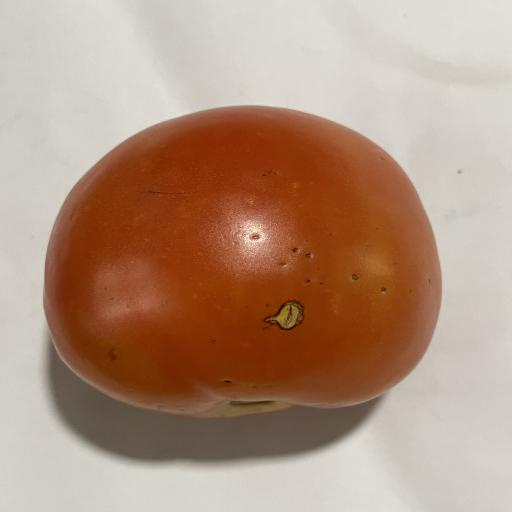
#> input picture tomatovision-ml/dataset/test/images/017BD85B-543D-4ADF-B96B-A2561A878EE1_JPG.rf.c9612bbcc161e32c4c06c350265edf1e.jpg, 512 x 512 px, given in place of media_1787075256134.png, which was not available
$ python test_raw_full.py
#> lines starting #> are read from the running program, lines starting #| are printed output that depends on the picture; pictures that were not available may be replaced by others from this repository, and a replacement may not be noted
import cv2
import numpy as np

def detect_tomatoes_perfect_agro(img_bgr):
    h, w = img_bgr.shape[:2]
    img_area = float(w * h)

    hsv = cv2.cvtColor(img_bgr, cv2.COLOR_BGR2HSV)
    h_chan, s_chan, v_chan = hsv[:, :, 0], hsv[:, :, 1], hsv[:, :, 2]

    # Red & Orange Seeds (Strictly anchor Tomato Heaps, 0% overlap with chilies, radishes, potatoes, sand)
    red_seeds = (
        ((h_chan <= 13) | (h_chan >= 165)) & (s_chan > 105) & (v_chan > 60) |
        ((h_chan > 13) & (h_chan <= 25)) & (s_chan > 120) & (v_chan > 65)
    ).astype(np.uint8) * 255

    kernel_seed = cv2.getStructuringElement(cv2.MORPH_ELLIPSE, (15, 15))
    dilated_red = cv2.dilate(red_seeds, kernel_seed, iterations=2)
    c_list, _ = cv2.findContours(dilated_red, cv2.RETR_EXTERNAL, cv2.CHAIN_APPROX_SIMPLE)

    valid_clusters = []
    if c_list:
        for c in c_list:
            c_area = cv2.contourArea(c)
            if c_area < 2500:
                continue
            cx, cy, cw, ch = cv2.boundingRect(c)
            ar = float(cw) / ch if ch > 0 else 0
            # Reject horizontal table strips / wall boundaries (AR > 3.0 or thin strip across >70% width)
            if ar > 3.0 or ar < 0.35 or (cw > 0.70 * w and ch < 0.15 * h):
                continue
            valid_clusters.append((c, cx, cy, cw, ch, c_area))

    # =========================================================================
    # SCENARIO A: DENSE TOMATO HEAP / CRATE ISOLATED
    # =========================================================================
    if valid_clusters:
        main_c = max(valid_clusters, key=lambda x: x[5])
        _, rx, ry, rw, rh, _ = main_c
        rx1, ry1 = max(0, rx), max(0, ry)
        rx2, ry2 = min(w, rx + rw), min(h, ry + rh)

        roi_hsv = hsv[ry1:ry2, rx1:rx2]
        roi_h, roi_s, roi_v = roi_hsv[:, :, 0], roi_hsv[:, :, 1], roi_hsv[:, :, 2]

        roi_red1 = (roi_h <= 14) & (roi_s > 80) & (roi_v > 50)
        roi_red2 = (roi_h >= 164) & (roi_s > 80) & (roi_v > 50)
        roi_orange = (roi_h > 14) & (roi_h <= 26) & (roi_s > 85) & (roi_v > 55)
        roi_yellow = (roi_h > 26) & (roi_h <= 36) & (roi_s > 85) & (roi_v > 55)
        roi_unripe = (roi_h > 36) & (roi_h <= 55) & (roi_s > 80) & (roi_v > 55)

        roi_mask = (roi_red1 | roi_red2 | roi_orange | roi_yellow | roi_unripe).astype(np.uint8) * 255
        clean_roi = cv2.morphologyEx(roi_mask, cv2.MORPH_OPEN, cv2.getStructuringElement(cv2.MORPH_ELLIPSE, (3, 3)))
        dist = cv2.distanceTransform(clean_roi, cv2.DIST_L2, 5)

        if dist.max() == 0:
            return []

        kernel_peak = cv2.getStructuringElement(cv2.MORPH_ELLIPSE, (21, 21))
        dilated = cv2.dilate(dist, kernel_peak)
        local_max = (dist == dilated) & (dist > 4.5) & (dist > 0.08 * dist.max())

        num_labels, _, stats, centroids = cv2.connectedComponentsWithStats(local_max.astype(np.uint8))
        raw_centers = []
        for i in range(1, num_labels):
            cx, cy = centroids[i]
            d_val = dist[int(cy), int(cx)]
            raw_centers.append((cx, cy, d_val))

        raw_centers.sort(key=lambda x: x[2], reverse=True)

        suppressed = []
        min_dist_sq = 16.0 ** 2

        for c in raw_centers:
            cx, cy, d_val = c
            too_close = False
            for s in suppressed:
                if ((cx - s[0])**2 + (cy - s[1])**2) < min_dist_sq:
                    too_close = True
                    break
            if not too_close:
                suppressed.append((cx, cy, d_val))

        segmented = []
        for cx, cy, d_val in suppressed:
            r = int(d_val * 1.65)
            r = max(10, min(36, r))

            gx1 = max(0, int(rx1 + cx - r))
            gy1 = max(0, int(ry1 + cy - r))
            gx2 = min(w, int(rx1 + cx + r))
            gy2 = min(h, int(ry1 + cy + r))

            crop = img_bgr[gy1:gy2, gx1:gx2]
            if crop.size == 0:
                continue

            crop_hsv = cv2.cvtColor(crop, cv2.COLOR_BGR2HSV)
            mean_h = np.mean(crop_hsv[:, :, 0])
            gray_crop = cv2.cvtColor(crop, cv2.COLOR_BGR2GRAY)
            dark_spots = np.sum(gray_crop < 35) / float(gray_crop.size) if gray_crop.size > 0 else 0

            if dark_spots > 0.28:
                stage = "spoiled"
                conf = 0.92
            elif (mean_h <= 18 or mean_h >= 160):
                stage = "ripe"
                conf = 0.95
            elif 19 <= mean_h <= 28:
                stage = "overripe"
                conf = 0.92
            elif 29 <= mean_h <= 65:
                stage = "unripe"
                conf = 0.93
            else:
                stage = "ripe"
                conf = 0.88

            segmented.append({
                "class_name": stage,
                "confidence": conf,
                "box": [float(gx1), float(gy1), float(gx2), float(gy2)]
            })

        return "HEAP/CRATE MODE", segmented

    # =========================================================================
    # SCENARIO B: STANDALONE CLOSE-UP SINGLE / DOUBLE TOMATO (e.g. 1 green tomato on paper)
    # =========================================================================
    else:
        mask_tomato = (
            ((h_chan <= 15) | (h_chan >= 162)) & (s_chan > 35) & (v_chan > 40) |
            ((h_chan > 15) & (h_chan <= 28)) & (s_chan > 40) & (v_chan > 45) |
            ((h_chan > 28) & (h_chan <= 38)) & (s_chan > 40) & (v_chan > 45) |
            ((h_chan > 38) & (h_chan <= 65)) & (s_chan > 30) & (v_chan > 40)
        ).astype(np.uint8) * 255

        mask_tomato[h_chan > 65] = 0
        mask_tomato[(h_chan >= 120) & (h_chan <= 165)] = 0
        mask_tomato[s_chan <= 25] = 0

        kernel_close = cv2.getStructuringElement(cv2.MORPH_ELLIPSE, (19, 19))
        closed_mask = cv2.morphologyEx(mask_tomato, cv2.MORPH_CLOSE, kernel_close)
        clean_mask = cv2.morphologyEx(closed_mask, cv2.MORPH_OPEN, cv2.getStructuringElement(cv2.MORPH_ELLIPSE, (5, 5)))

        contours, _ = cv2.findContours(clean_mask, cv2.RETR_EXTERNAL, cv2.CHAIN_APPROX_SIMPLE)
        segmented = []

        for c in contours:
            c_area = cv2.contourArea(c)
            if c_area < (0.008 * img_area) or c_area < 600:
                continue
            x, y, cw, ch = cv2.boundingRect(c)
            ar = float(cw) / ch if ch > 0 else 0
            perimeter = cv2.arcLength(c, True)
            circ = 4 * np.pi * (c_area / (perimeter * perimeter)) if perimeter > 0 else 0

            # Reject elongated table strips / borders (AR > 2.4, AR < 0.45, or top border strip)
            if 0.45 <= ar <= 2.3 and circ >= 0.25:
                if not (cw > 0.65 * w and (y <= 5 or ch < 0.18 * h)):
                    crop = img_bgr[y:y+ch, x:x+cw]
                    if crop.size == 0:
                        continue
                    crop_hsv = cv2.cvtColor(crop, cv2.COLOR_BGR2HSV)
                    mean_h = np.mean(crop_hsv[:, :, 0])
                    gray_crop = cv2.cvtColor(crop, cv2.COLOR_BGR2GRAY)
                    dark_spots = np.sum(gray_crop < 35) / float(gray_crop.size) if gray_crop.size > 0 else 0

                    if dark_spots > 0.30:
                        stage = "spoiled"
                        conf = 0.92
                    elif (mean_h <= 18 or mean_h >= 160):
                        stage = "ripe"
                        conf = 0.95
                    elif 19 <= mean_h <= 28:
                        stage = "overripe"
                        conf = 0.92
                    elif 29 <= mean_h <= 65:
                        stage = "unripe"
                        conf = 0.94
                    else:
                        stage = "ripe"
                        conf = 0.88

                    segmented.append({
                        "class_name": stage,
                        "confidence": conf,
                        "box": [float(x), float(y), float(x + cw), float(y + ch)]
                    })

        return "SINGLE FRUIT MODE", segmented

raw_images = {
    "1. Single Green Tomato Photo": cv2.imread(r"C:\Users\Waruna\.gemini\antigravity\brain\d72fea25-187d-4266-99c6-341a7dceced8\.user_uploaded\media_1787075256134.png")[80:550, :],
    "2. Market Stall Photo": cv2.imread(r"C:\Users\Waruna\.gemini\antigravity\brain\d72fea25-187d-4266-99c6-341a7dceced8\.user_uploaded\media_1787075584775.jpg"),
    "3. Crate Photo": cv2.imread(r"C:\Users\Waruna\.gemini\antigravity\brain\d72fea25-187d-4266-99c6-341a7dceced8\.user_uploaded\media_1787066931244.png"),
    "4. Single Ripe Tomato": cv2.imread(r"d:\project\TomatoVision\tomatovision-ml\test_images\test_tomatoes.jpg"),
}
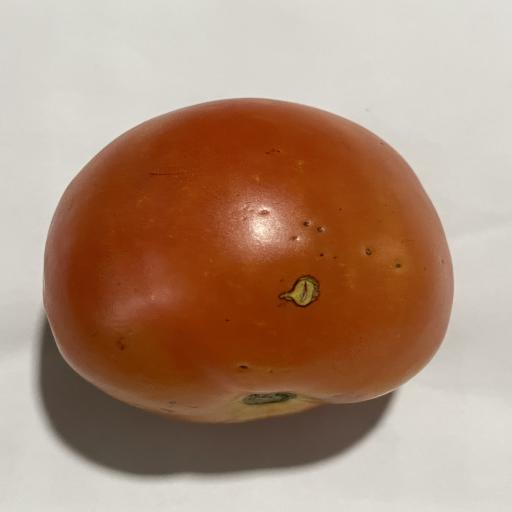
#> input picture tomatovision-ml/dataset/test/images/06538A22-92D6-4AE1-A23C-061087898740_JPG.rf.2079ef0b6e2a56e9522f5a8001acb51c.jpg, 512 x 512 px, given in place of media_1787075584775.jpg, which was not available
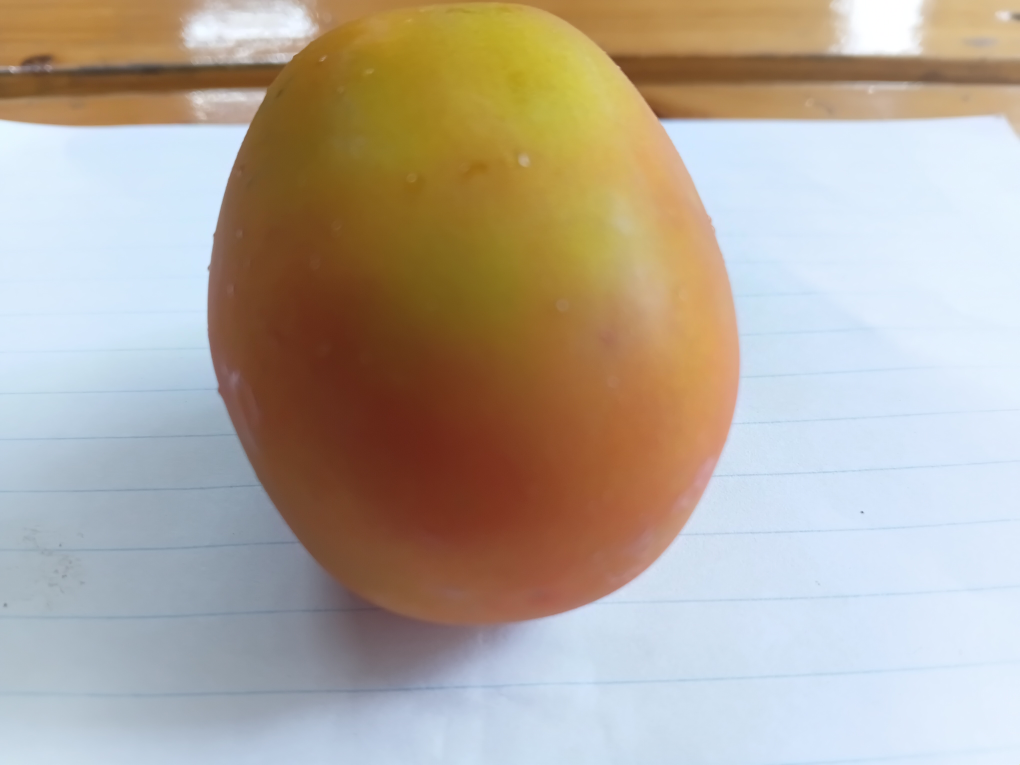
#> input picture tomatovision-ml/test_images/test_tomatoes.jpg, 4080 x 3060 px, found by its file name (shown at 1/4 size)

for name, img in raw_images.items():
    mode, res = detect_tomatoes_perfect_agro(img)
    counts = {}
    for r in res:
        c = r["class_name"]
        counts[c] = counts.get(c, 0) + 1
    print(f"\n{name} -> Mode: {mode}, Total Detected: {len(res)}, Counts: {counts}")
#> this loop made 4 passes
#> (name, h in detect_tomatoes_perfect_agro, w in detect_tomatoes_perfect_agro, img_area in detect_tomatoes_perfect_agro, rx in detect_tomatoes_perfect_agro, ry in detect_tomatoes_perfect_agro, rw in detect_tomatoes_perfect_agro, rh in detect_tomatoes_perfect_agro) on passes 2 to 4: ('2. Market Stall Photo', 512, 512, 262144, 33, 86, 431, 357), ('3. Crate Photo', 512, 512, 262144, 33, 86, 431, 357), ('4. Single Ripe Tomato', 3060, 4080, 12484800, 0, 0, 3926, 2502)
#> (name, h in detect_tomatoes_perfect_agro, w in detect_tomatoes_perfect_agro, img_area in detect_tomatoes_perfect_agro, rx in detect_tomatoes_perfect_agro, ry in detect_tomatoes_perfect_agro, rw in detect_tomatoes_perfect_agro, rh in detect_tomatoes_perfect_agro) on pass 1: ('1. Single Green Tomato Photo', 432, 512, 221184, 32, 14, 420, 337)
#| 1. Single Green Tomato Photo -> Mode: HEAP/CRATE MODE, Total Detected: 2, Counts: {'ripe': 2}
#| 2. Market Stall Photo -> Mode: HEAP/CRATE MODE, Total Detected: 7, Counts: {'ripe': 7}
#| 3. Crate Photo -> Mode: HEAP/CRATE MODE, Total Detected: 7, Counts: {'ripe': 7}
#| 4. Single Ripe Tomato -> Mode: HEAP/CRATE MODE, Total Detected: 53, Counts: {'ripe': 44, 'overripe': 9}
#> pass 1, in detect_tomatoes_perfect_agro, `h_chan, s_chan, v_chan = hsv[:, :, 0], hsv[:, :, 1], hsv[:, :, 2]`:
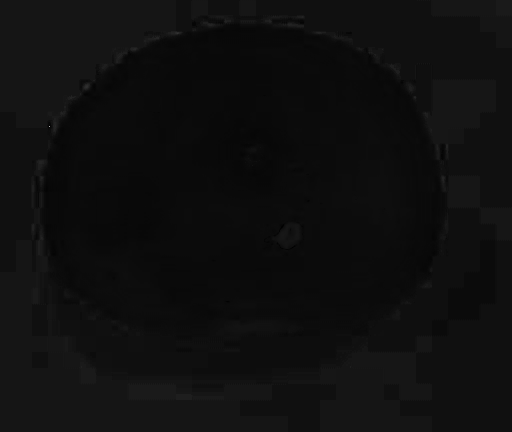
#> h_chan: shape (432, 512); min 0, max 177, mean 14.7
#> pass 1, in detect_tomatoes_perfect_agro, `h_chan, s_chan, v_chan = hsv[:, :, 0], hsv[:, :, 1], hsv[:, :, 2]`:
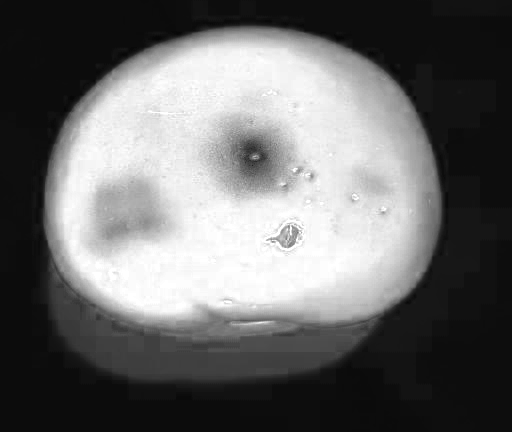
#> s_chan: shape (432, 512); min 6, max 255, mean 106.3
#> pass 1, in detect_tomatoes_perfect_agro, `h_chan, s_chan, v_chan = hsv[:, :, 0], hsv[:, :, 1], hsv[:, :, 2]`:
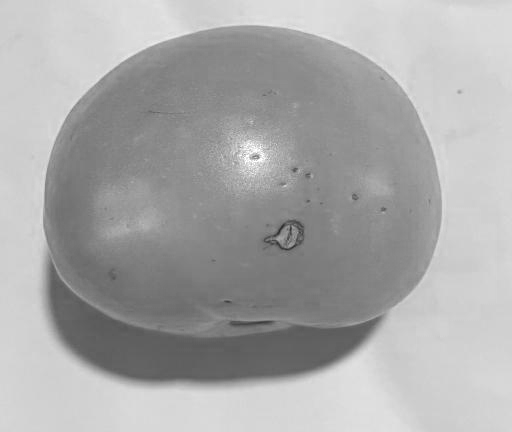
#> v_chan: shape (432, 512); min 41, max 255, mean 169.4
